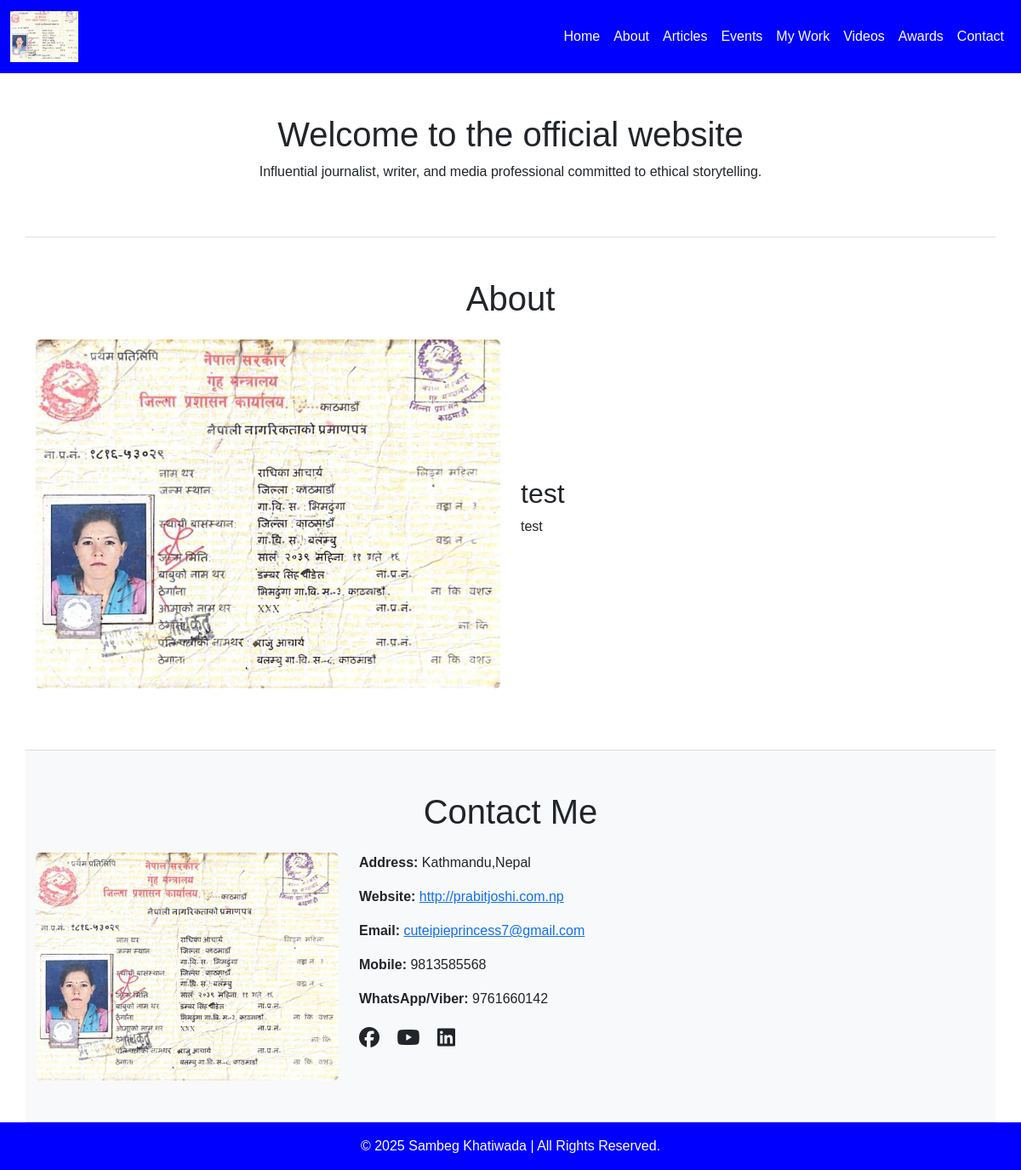
The page / on the database its author committed.
### portfolio/models.py (models this page shows, shortened)
class ContactInfo(models.Model):
    name = models.CharField(max_length=100, default='Sambeg Khatiwada')
    logo = models.ImageField(upload_to='logos/', blank=True, null=True)
    address = models.CharField(max_length=255)
    website = models.URLField()
    email = models.EmailField()
    phone_numbers = models.CharField(max_length=255, help_text="Separate multiple numbers with '/'")
    whatsapp_viber = models.CharField(max_length=255, help_text="Separate multiple numbers with '/'")
    facebook = models.URLField()
    youtube = models.URLField()
    linkedin = models.URLField()
    image = models.ImageField(upload_to='contact/', blank=True, null=True)

class Section(models.Model):
    title = models.CharField(max_length=200)
    description = models.TextField()
    image = models.ImageField(upload_to='images/')
    position = models.CharField(max_length=10, choices=[('left', 'Left'), ('right', 'Right')])
    section_type = models.CharField(max_length=50, choices=[
        ('about', 'About'),
        ('article', 'Article'),
        ('event', 'Event'),
        ('work', 'Work'),
        ('video', 'Video'),
        ('award', 'Award')
    ])

### portfolio/views.py (the view)
# urls.py: path('', views.index, name='index'),
def index(request):
    grouped_sections = defaultdict(list)
    sections = Section.objects.all()
    for section in sections:
        grouped_sections[section.section_type].append(section)
    grouped_sections_dict = dict(grouped_sections)
    contact_info = ContactInfo.objects.first()
    hero_section = HeroSection.objects.first()
    documents = Document.objects.all()
    return render(request, 'portfolio/index.html', {
        'grouped_sections': grouped_sections_dict,
        'contact_info': contact_info,
        'documents': documents,
        'hero_section': hero_section,
    })

### templates/portfolio/index.html (shortened to what this page needs)
{% load static %}
<!DOCTYPE html>
<html lang="en">
<head>
    <link href="https://cdn.jsdelivr.net/npm/bootstrap@5.3.3/dist/css/bootstrap.min.css" rel="stylesheet">
    <link rel="stylesheet" href="{% static 'css/style.css' %}">
    <link rel="stylesheet" href="https://cdnjs.cloudflare.com/ajax/libs/font-awesome/6.5.0/css/all.min.css">
</head>
<body>
<nav class="navbar navbar-expand-lg bg-sky sticky-top">
    <div class="container-fluid">
        <a class="navbar-brand text-white" href="{% url 'index' %}">
            {% if contact_info and contact_info.logo %}
                <img src="{{ contact_info.logo.url }}" alt="{{ contact_info.name }}" style="height: 60px;">
            {% else %}
                <span class="fs-4">{{ contact_info.name|default:"Portfolio" }}</span>
            {% endif %}
        </a>
        <div class="collapse navbar-collapse" id="navItems">
            <ul class="navbar-nav ms-auto">
                <li class="nav-item"><a class="nav-link text-white" href="{% url 'index' %}">Home</a></li>
                <li class="nav-item"><a class="nav-link text-white" href="{% url 'section_detail' 'about' %}">About</a></li>
                <li class="nav-item"><a class="nav-link text-white" href="{% url 'section_detail' 'article' %}">Articles</a></li>
                <li class="nav-item"><a class="nav-link text-white" href="{% url 'section_detail' 'event' %}">Events</a></li>
                <li class="nav-item"><a class="nav-link text-white" href="{% url 'section_detail' 'work' %}">My Work</a></li>
                <li class="nav-item"><a class="nav-link text-white" href="{% url 'section_detail' 'video' %}">Videos</a></li>
                <li class="nav-item"><a class="nav-link text-white" href="{% url 'section_detail' 'award' %}">Awards</a></li>
                <li class="nav-item"><a class="nav-link text-white" href="{% url 'index' %}#contact">Contact</a></li>
            </ul>
        </div>
    </div>
</nav>
<section id="home" class="container py-5 text-center fade-in">
    <h1>{{ hero_section.title|default:"Welcome to the official website" }}</h1>
    <p>{{ hero_section.subtitle|default:"Influential journalist, writer, and media professional committed to ethical storytelling." }}</p>
</section>
{% if grouped_sections %}
    {% for section_type, sections_list in grouped_sections.items %}
    <section class="container py-5 fade-in">
        <h1 class="text-center mb-4">
            {% if section_type == 'about' %}About
            {% elif section_type == 'article' %}Articles
            {% elif section_type == 'event' %}Events
            {% elif section_type == 'work' %}My Work
            {% elif section_type == 'video' %}Videos
            {% elif section_type == 'award' %}Awards
            {% else %}{{ section_type|title }}{% endif %}
        </h1>
        {% for section in sections_list|slice:":2" %}
        <div class="row align-items-center {% if section.position == 'right' %}flex-row-reverse{% endif %} mb-4 fade-in">
            <div class="col-md-6">
                {% if section.image %}
                    <img src="{{ section.image.url }}" class="img-fluid rounded" alt="{{ section.title }}">
                {% else %}
                    <p class="text-muted">No image for {{ section.title }}</p>
                {% endif %}
            </div>
            <div class="col-md-6">
                <h2>{{ section.title }}</h2>
                <p>{{ section.description }}</p>
            </div>
        </div>
        {% endfor %}
    </section>
    {% endfor %}
{% else %}
    <section class="container py-5 text-center">
        <p class="text-muted">No sections available. Please add sections in the admin panel.</p>
    </section>
{% endif %}
<section id="contact" class="container py-5 bg-light">
    <h1 class="text-center mb-4">Contact Me</h1>
    {% if contact_info %}
    <div class="row">
        {% if contact_info.image %}
        <div class="col-md-4">
            <img src="{{ contact_info.image.url }}" class="img-fluid rounded" alt="Contact Image">
        </div>
        <div class="col-md-8">
        {% else %}
        <div class="col-md-12">
        {% endif %}
            <p><strong>Address:</strong> {{ contact_info.address }}</p>
            <p><strong>Website:</strong> <a href="{{ contact_info.website }}" target="_blank">{{ contact_info.website }}</a></p>
            <p><strong>Email:</strong> <a href="mailto:{{ contact_info.email }}">{{ contact_info.email }}</a></p>
            <p><strong>Mobile:</strong> {{ contact_info.phone_numbers }}</p>
            <p><strong>WhatsApp/Viber:</strong> {{ contact_info.whatsapp_viber }}</p>
            <div class="social-icons">
                {% if contact_info.facebook %}
                    <a href="{{ contact_info.facebook }}" target="_blank" class="me-3 text-dark fs-4"><i class="fab fa-facebook"></i></a>
                {% endif %}
                {% if contact_info.youtube %}
                    <a href="{{ contact_info.youtube }}" target="_blank" class="me-3 text-dark fs-4"><i class="fab fa-youtube"></i></a>
                {% endif %}
                {% if contact_info.linkedin %}
                    <a href="{{ contact_info.linkedin }}" target="_blank" class="me-3 text-dark fs-4"><i class="fab fa-linkedin"></i></a>
                {% endif %}
            </div>
        </div>
    </div>
    {% else %}
    <p class="text-center text-muted">No contact information available. Please add contact info in the admin panel.</p>
    {% endif %}
</section>
<footer class="bg-sky text-white text-center py-3">
    © 2025 {{ contact_info.name|default:"Portfolio" }} | All Rights Reserved.
</footer>
</body>
</html>

### static/css/style.css (style rules this page uses)
body { font-family: Arial, sans-serif; margin: 0; padding: 0; }
section { padding: 40px; border-bottom: 1px solid #ddd; }
.bg-sky { background-color: blue !important; color: white !important; }
.navbar .nav-link { color: white !important; font-weight: 500; transition: color 0.3s ease; }
.navbar-brand { color: white !important; font-size: 1.5rem; font-weight: bold; }
.navbar-brand img { height: 60px; max-height: 60px; object-fit: contain; }

### rows shown on the page
ContactInfo: logo (picture), image (picture), address "Kathmandu,Nepal", website "http://prabitjoshi.com.np", email "cuteipieprincess7@gmail.com", phone_numbers "9813585568", whatsapp_viber "9761660142", name "Sambeg Khatiwada"
Section: section_type "About", image (picture), title "test", description "test"

### other values the page prints
{{ hero_section.title|default:"Welcome to the official website" }} "Welcome to the official website"
